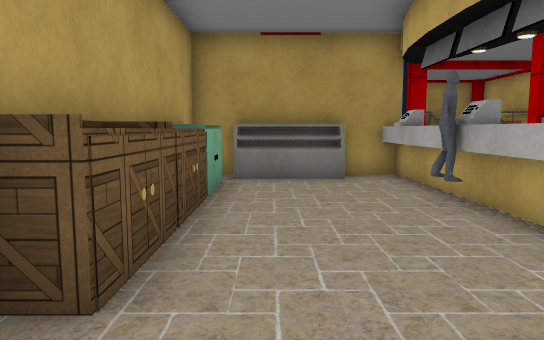
View 1 (above)

19 first-person views from a walk through a Unity game level. The camera is 1.2 m above the floor, tilts 6° down and sees 70° across. The floor is counted in squares, 1 m on a side. Each view is taken from the middle of a square. On the plan, view 1 faces up. The plan holds only what a view shows up to about 15 squares ahead; the rest is blank. The player is left out. Door leaves are left out, so doorways stand open. Some surface patterns are stand-ins.

View 2
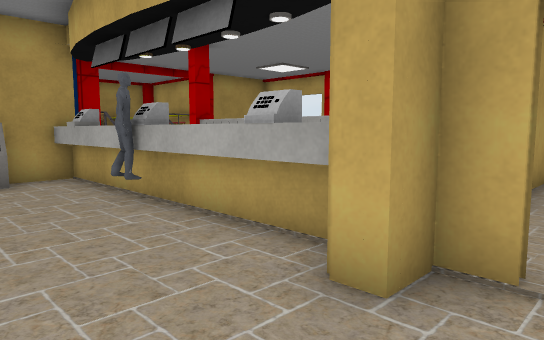

View 3
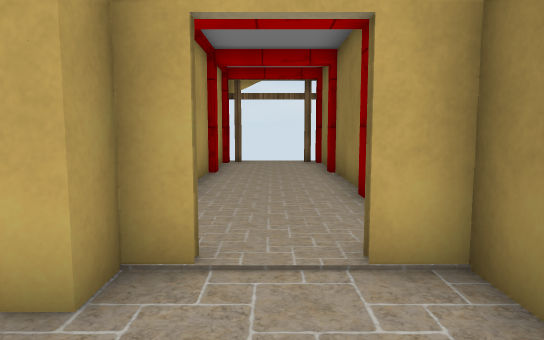

View 4
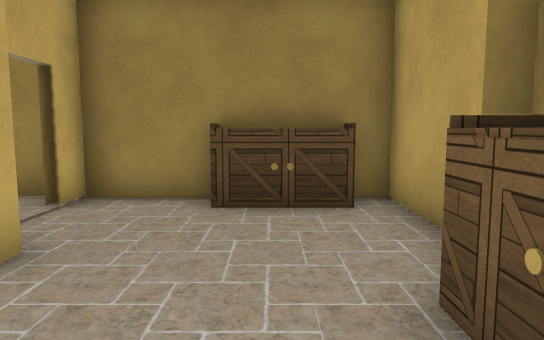

View 5
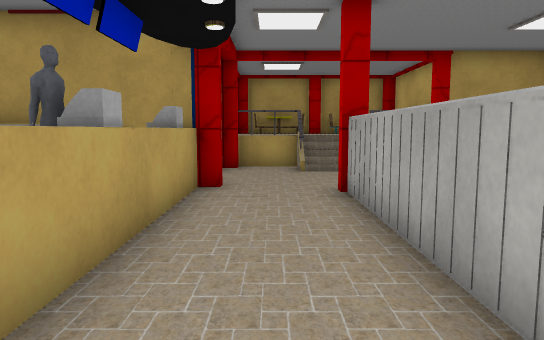

View 6
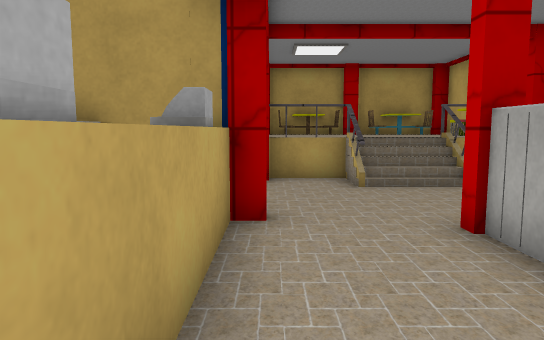

View 7
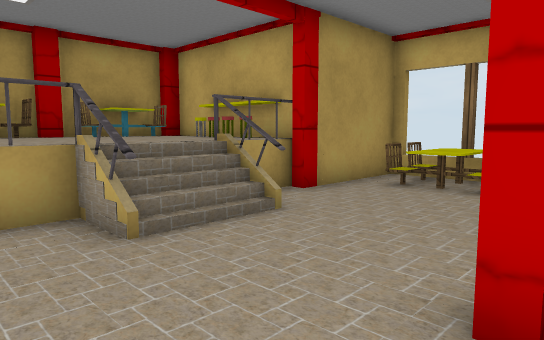

View 8
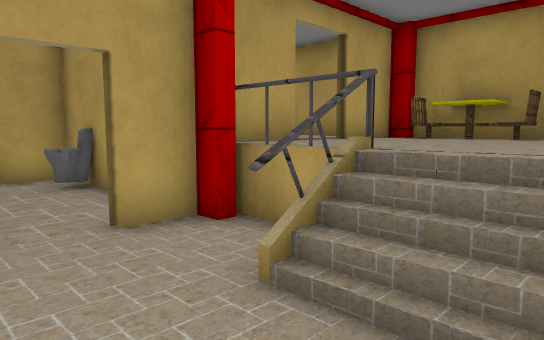

View 9
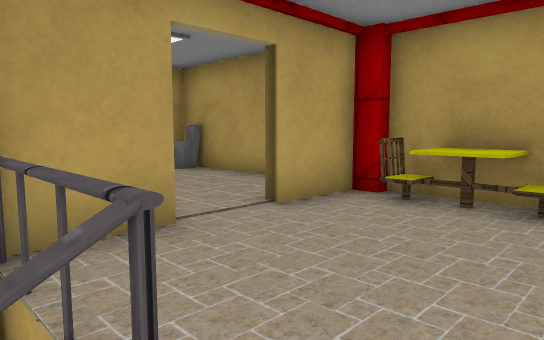

View 10
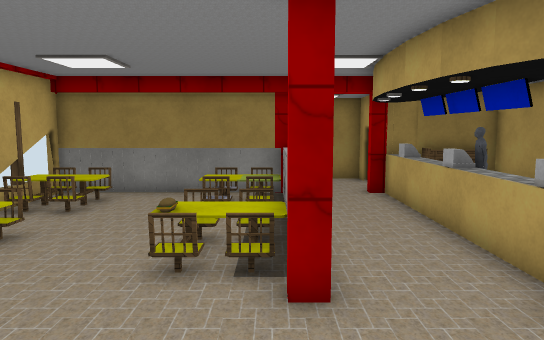

View 11
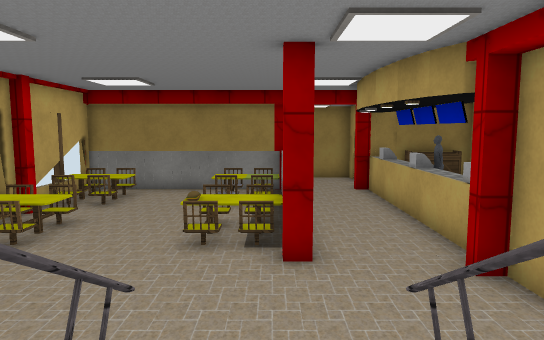

View 12
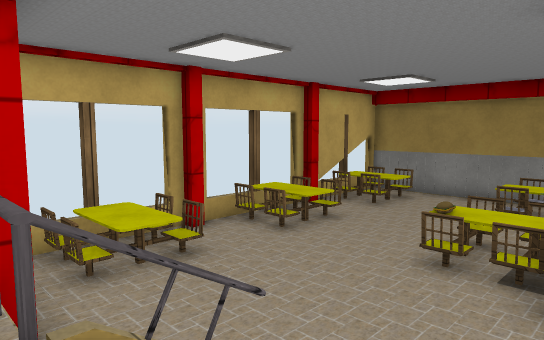

View 13
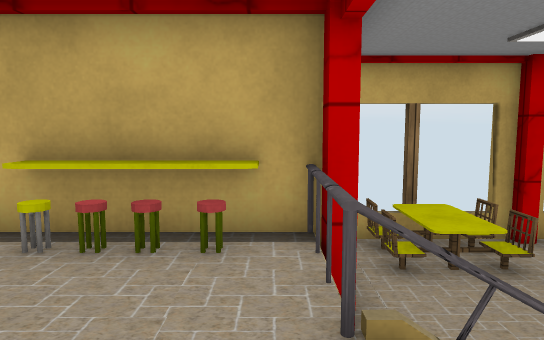

View 14
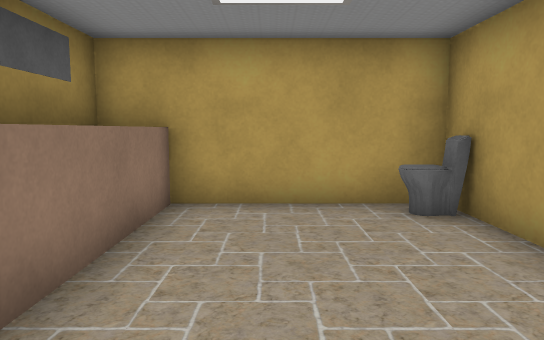

View 15
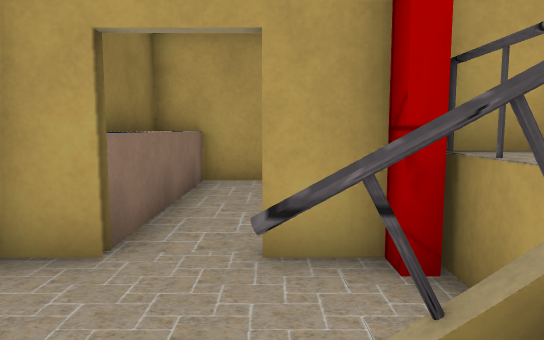

View 16
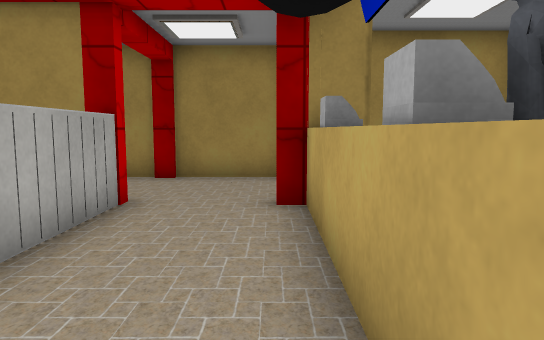

View 17
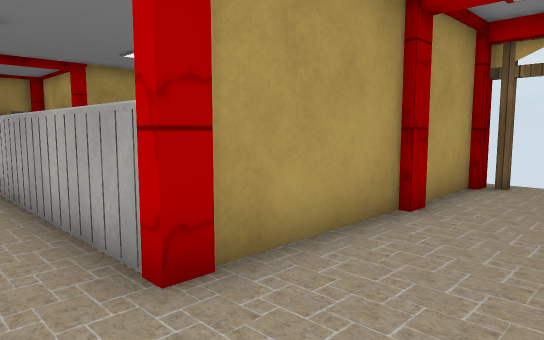

View 18
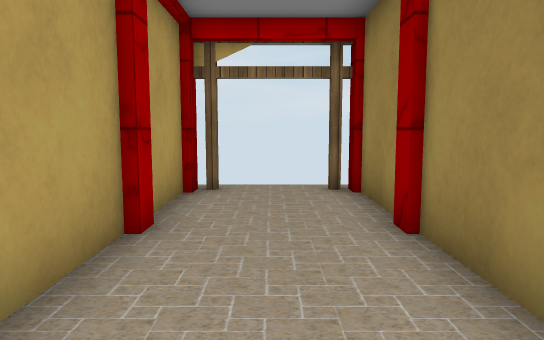

View 19
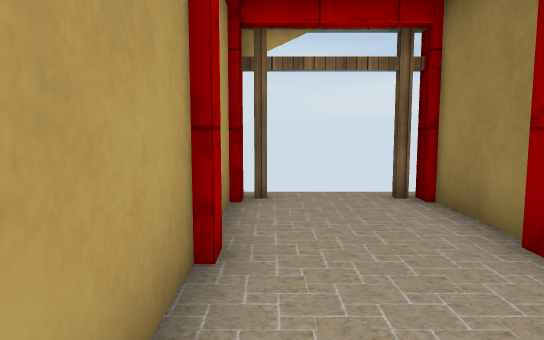

### Floor plan
Key: @ floor where view 1 was taken; # wall or solid block; . main floor; : floor 0.5 m higher than the main floor; + floor 0.75 m higher than the main floor; * floor 1 m higher than the main floor; / step, stairs or slope; D open door; = window, fence, low wall or low ledge; ^ raised ledge; R railing; B box; T toilet; O other object.
Columns run from 2 left of view 1 to 14 right of it. Each row starts with its distance up from view 1.
 20 ######O##B##
 19 #T***BB#B ###
 18 #****B      ##
 17 #****D*     ##
 16 #****B   *  #B
 15 ^^^^^B*R*  R##
 14 #T#  B# R/R #BOO
 13 #.T..B  R/R   BB.
 12 #....D        OO#
 11 ^^^^^B    .   .B#
 10 ######   #     #O
  9 ^===.#. BBB.  BB.
  8 #^...^. B###  =##
  7 #B...^  B###  ##
  6 BB...BO B#     ##
  5 #B...^. BBB   BB#
  4 BB...^  B#O.  ++#
  3 BB...B  B#O.  ::#
  2 #....# . BBBBBBB
  1 #....B   .      D
  0 #.@..D  .       D
 -1 #BBB.B .        D
 -2 ######OOOOBBBBBOO

Positions as (right, up) in squares from view 1, and headings:
1: (0, 0), facing up
2: (0, 0), facing up-right
3: (0, 0), facing right
4: (0, 5), facing down
5: (5, 2), facing up
6: (4, 5), facing up
7: (4, 9), facing up-right
8: (8, 11), facing up-left
9: (7, 14), facing up-left
10: (7, 14), facing down
11: (7, 16), facing down
12: (6, 15), facing down-right
13: (6, 15), facing right
14: (4, 17), facing left
15: (7, 13), facing left
16: (4, 8), facing down
17: (5, -1), facing up-right
18: (6, 0), facing right
19: (7, 1), facing right
